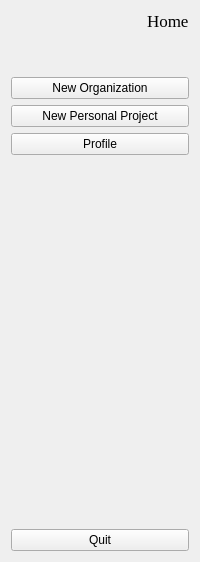
         <widget class="QWidget" name="HomeSideMainPage">
          <layout class="QVBoxLayout" name="verticalLayout_4">
           <item>
            <layout class="QGridLayout" name="Grid">
             <item row="1" column="1">
              <widget class="QLabel" name="HomeLabel">
               <property name="font">
                <font>
                 <family>Times New Roman</family>
                 <pointsize>13</pointsize>
                </font>
               </property>
               <property name="text">
                <string>Home</string>
               </property>
              </widget>
             </item>
             <item row="1" column="0">
              <spacer name="horizontalSpacer">
               <property name="orientation">
                <enum>Qt::Horizontal</enum>
               </property>
               <property name="sizeHint" stdset="0">
                <size>
                 <width>40</width>
                 <height>20</height>
                </size>
               </property>
              </spacer>
             </item>
             <item row="2" column="1">
              <spacer name="verticalSpacer_8">
               <property name="orientation">
                <enum>Qt::Vertical</enum>
               </property>
               <property name="sizeHint" stdset="0">
                <size>
                 <width>20</width>
                 <height>40</height>
                </size>
               </property>
              </spacer>
             </item>
            </layout>
           </item>
           <item>
            <widget class="QPushButton" name="HomeNewOrgBotton">
             <property name="text">
              <string>New Organization</string>
             </property>
            </widget>
           </item>
           <item>
            <widget class="QPushButton" name="HomeNewPProjectBotton">
             <property name="text">
              <string>New Personal Project</string>
             </property>
            </widget>
           </item>
           <item>
            <widget class="QPushButton" name="HomeProfileBotton">
             <property name="text">
              <string>Profile</string>
             </property>
            </widget>
           </item>
           <item>
            <spacer name="verticalSpacer_2">
             <property name="orientation">
              <enum>Qt::Vertical</enum>
             </property>
             <property name="sizeHint" stdset="0">
              <size>
               <width>20</width>
               <height>368</height>
              </size>
             </property>
            </spacer>
           </item>
           <item>
            <widget class="QPushButton" name="QuitBottonCH">
             <property name="text">
              <string>Quit</string>
             </property>
            </widget>
           </item>
          </layout>
         </widget>
